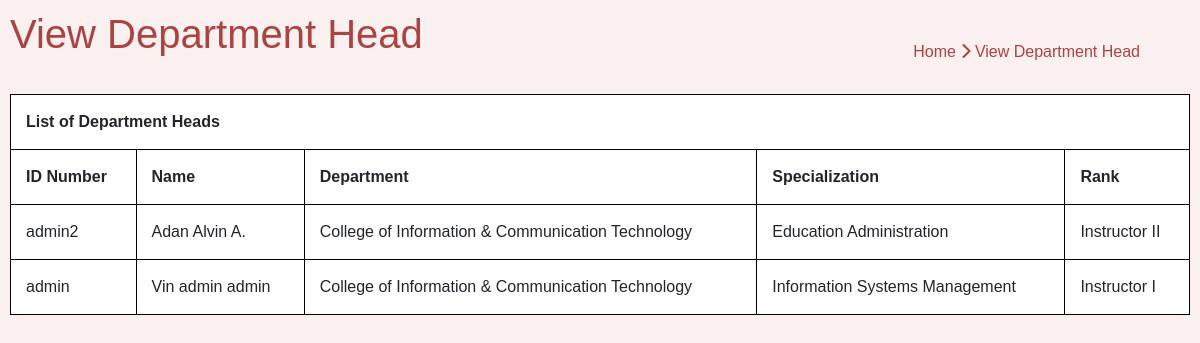
/UI/ListOfDeptHead.php (signed in), run on the app's committed database.
### tables this page shows
CREATE TABLE IF NOT EXISTS `account` (
  `accountID` int(5) UNSIGNED NOT NULL AUTO_INCREMENT,
  `FName` varchar(15) NOT NULL,
  `MName` varchar(15) DEFAULT NULL,
  `LName` varchar(15) NOT NULL,
  `idNum` varchar(10) NOT NULL,
  `dept` int(5) UNSIGNED NOT NULL,
  `rankID` int(5) UNSIGNED NOT NULL,
  `specializationID` int(5) UNSIGNED NOT NULL,
  `pw` varchar(20) NOT NULL,
  `accessLevel` varchar(7) NOT NULL,
  `secretQuestion` varchar(100) NOT NULL,
  `answer` varchar(50) NOT NULL,
  PRIMARY KEY (`accountID`),
  UNIQUE KEY `idNum` (`idNum`),
  UNIQUE KEY `idNum_2` (`idNum`),
  UNIQUE KEY `idNum_3` (`idNum`)
);

CREATE TABLE IF NOT EXISTS `department` (
  `deptID` int(5) UNSIGNED NOT NULL AUTO_INCREMENT,
  `deptCode` varchar(10) NOT NULL,
  `deptName` varchar(50) NOT NULL,
  PRIMARY KEY (`deptID`)
);

CREATE TABLE IF NOT EXISTS `specialization` (
  `specializationID` int(5) UNSIGNED NOT NULL AUTO_INCREMENT,
  `specName` varchar(50) NOT NULL,
  PRIMARY KEY (`specializationID`)
);

CREATE TABLE IF NOT EXISTS `rnk` (
  `rankID` int(5) UNSIGNED NOT NULL AUTO_INCREMENT,
  `rankName` varchar(25) NOT NULL,
  PRIMARY KEY (`rankID`)
);

### UI/ListOfDeptHead.php (the view, shortened to what this page needs)
<!DOCTYPE html>
<html>
    <head>
        <link rel="stylesheet" href="https://stackpath.bootstrapcdn.com/bootstrap/4.1.3/css/bootstrap.min.css">
        <link rel="stylesheet" href="Listofinstructor.css">
    </head>
    <body>
            <h1 class="textcolor" colspan="3"> View Department Head  </h1>
            <div class="btncontainer">
                <a class="navtop" href="menu.php"> Home <i class="fas fa-chevron-right"></i> </a>
                <a class="navtop" href="ListOfDeptHead.php"> View Department Head </a>
            </div>
            <table>
                <tr>
                    <th colspan="5"> List of Department Heads </th>
                </tr>
                <tr>
                    <th> ID  Number</th>
                    <th> Name </th>
                    <th> Department </th>
                    <th> Specialization </th>
                    <th> Rank </th>
                </tr>
                <?php
                $pdo=Database::connect();
                $pdo->setAttribute(PDO::ATTR_ERRMODE, PDO::ERRMODE_EXCEPTION);
                $sql = $pdo->prepare('SELECT account.idNum, account.FName, account.MName, account.LName, department.deptName, specialization.specName, rnk.rankName FROM account, department, specialization, rnk where accessLevel = "admin" and department.deptID = account.dept and specialization.specializationID = account.specializationID and rnk.rankID = account.rankID order by account.FName asc');
                $sql->execute();
                $result = $sql->fetchAll(PDO::FETCH_ASSOC);
                foreach($result as $id => $data) : ?>
                <tr>
                    <td><?php echo $data['idNum'] ?></td>
                    <td><?php echo $data['FName']." ". $data['MName']." ".$data['LName']?></td>
                    <td><?php echo $data['deptName'] ?></td>
                    <td><?php echo $data['specName'] ?></td>
                    <td><?php echo $data['rankName'] ?></td>
                </tr>
            <?php endforeach; ?>
            </table>
    </body>
</html>

### UI/listofinstructor.css (style rules this page uses)
body { background-color: #fbf0f0; padding: 10px; font-family: Arial, Helvetica, sans-serif; }
.btncontainer { float: right; padding-top: 30px; padding-right: 50px; padding-bottom: 30px; }
.navtop { text-decoration: none; color: #A94442; }
h1 { float: left; color: #A94442; }
table, tr { border-collapse: collapse; border: 1px solid black; width: 100%; background-color: white; padding: 15px; }
th, td { border: 1px solid black; padding: 15px; }

### data on the page
account: idNum "admin2", FName "Adan", MName "Alvin", LName "A.", department.deptName "College of Information & Communication Technology", specializationID.specName "Education Administration", rankID.rankName "Instructor II"
account: idNum "admin", FName "Vin", MName "admin", LName "admin", department.deptName "College of Information & Communication Technology", specializationID.specName "Information Systems Management", rankID.rankName "Instructor I"
